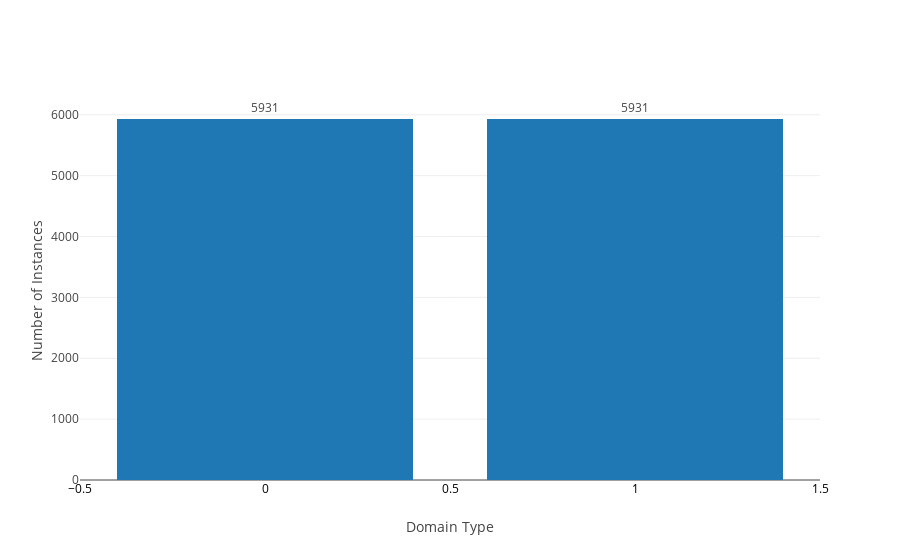

The code cell stored with this chart in its notebook:
### Code cell
class_bal(df_u)

### Figure 1 — Plotly figure (JSON) as saved in the notebook; plotly's stock layout.template omitted (floating-point values rounded to 4 significant figures)
{"data": [{"text": [5931, 5931], "textposition": "outside", "type": "bar", "uid": "1954739a-aaaa-439f-bcbe-0a5059365e2f", "x": [1, 0], "y": [5931, 5931]}], "layout": {"title": "", "xaxis": {"tickfont": {"color": "black", "size": 12}, "title": "Domain Type"}, "yaxis": {"title": "Number of Instances"}}}
